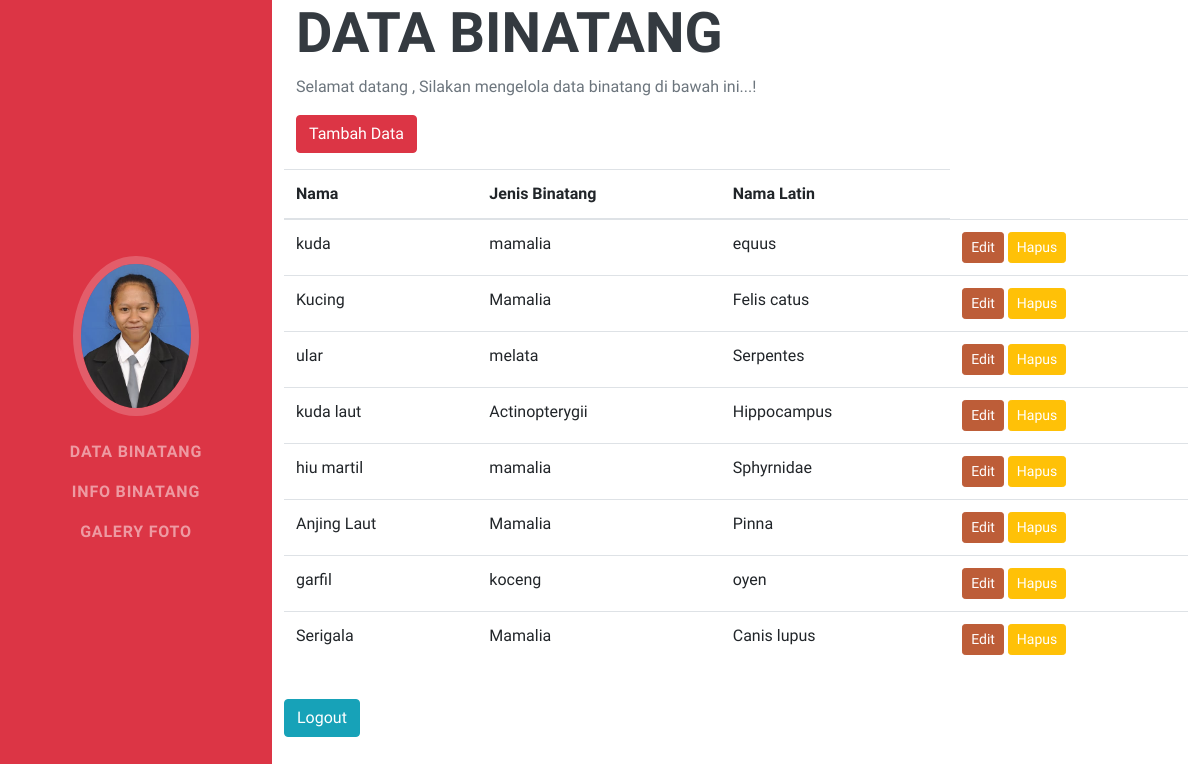
Page /admin/home.php on the committed database.
### tables this page shows
CREATE TABLE `binatang` (
  `id` int(11) NOT NULL,
  `nama` varchar(100) NOT NULL,
  `jenisbinatang` varchar(100) NOT NULL,
  `namalatin` varchar(100) NOT NULL
);

### admin/home.php (the view, shortened to what this page needs)
<?php
include "../koneksi.php";
$tampil = mysqli_query($conf, "SELECT * FROM binatang");
?>
<!DOCTYPE html>
<html lang="en">
<head>
    <link rel="stylesheet" type="text/css" href="../css/bootstrap.min.css">
        <link href="styles.css" rel="stylesheet" />
</head>
<body>
<nav class="navbar navbar-expand-lg navbar-dark bg-danger fixed-top" id="sideNav">
            <a class="navbar-brand js-scroll-trigger" href="#page-top">
                <span class="d-none d-lg-block"><img class="img-fluid img-profile rounded-circle mx-auto mb-2" src="../images/deska.jpg" alt="" /></span>
            </a>
            <div class="collapse navbar-collapse" id="navbarSupportedContent">
                <ul class="navbar-nav">
                    <li class="nav-item"><a class="nav-link js-scroll-trigger" href="#binatang">DATA BINATANG</a></li>
                    <li class="nav-item"><a class="nav-link js-scroll-trigger" href="infobinatang.php">INFO BINATANG</a></li>
                    <li class="nav-item"><a class="nav-link js-scroll-trigger" href="galeri.php">GALERY FOTO</a></li>
                </ul>
            </div>
        </nav>
<div class="container">
  <table class="table">
    <thead>
      <tr>
        <th>Nama</th>
        <th>Jenis Binatang</th>
        <th>Nama Latin</th>
      </tr>
    </thead>
    <tbody>
        <?php while($r=mysqli_fetch_array ($tampil)) : ?>
            <tr>
            <td><?=$r["nama"];?></td>
            <td><?=$r["jenisbinatang"];?></td>
            <td><?=$r["namalatin"];?></td>
            <td>
            <a href='edit.php'><button type='button' class='btn btn-primary btn-sm'>Edit</button></a>
            <a href='hapus.php?id=<?= $r["id"]; ?>'><button type='button' class='btn btn-warning btn-sm'>Hapus</button></a>
            </td>
          </tr>
          <?php endwhile; ?>
      <div class="container">
        <h2>Data Binatang</h2>
        <p>Selamat datang <b><?php echo $_SESSION['nama']; ?></b>, Silakan mengelola data binatang di bawah ini...!</p>
        <p><a href="tambah.php"><button type="button" class="btn btn-danger">Tambah Data</button></a></p>
    </tbody>
  </table>
  <p><a href="../logout.php"><button type="button" class="btn btn-info">Logout</button></a></p>
</div>
</body>
</html>

### rows in the picture
binatang: nama "kuda", jenisbinatang "mamalia", namalatin "equus"
binatang: nama "Kucing", jenisbinatang "Mamalia", namalatin "Felis catus"
binatang: nama "ular", jenisbinatang "melata", namalatin "Serpentes"
binatang: nama "kuda laut", jenisbinatang "Actinopterygii", namalatin "Hippocampus"
binatang: nama "hiu martil", jenisbinatang "mamalia", namalatin "Sphyrnidae"
binatang: nama "Anjing Laut", jenisbinatang "Mamalia", namalatin "Pinna"
binatang: nama "garfil", jenisbinatang "koceng", namalatin "oyen"
binatang: nama "Serigala", jenisbinatang "Mamalia", namalatin "Canis lupus"
